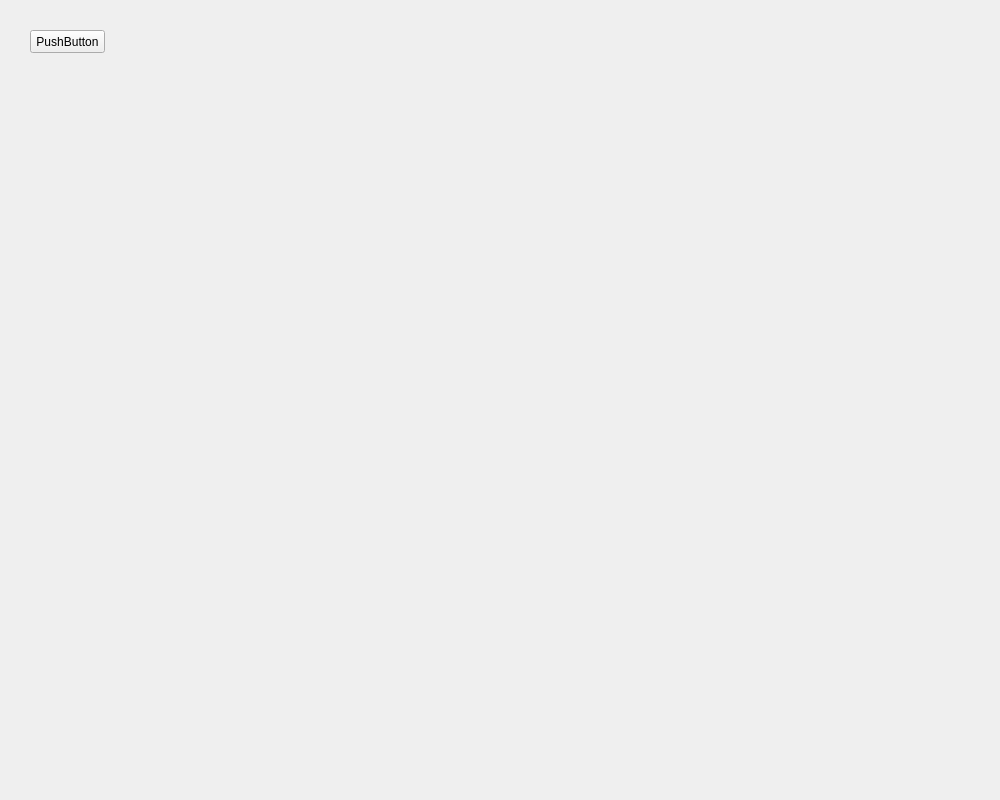
<?xml version="1.0" encoding="UTF-8"?>
<ui version="4.0">
 <class>ChartDemo02Widget</class>
 <widget class="QWidget" name="ChartDemo02Widget">
  <property name="geometry">
   <rect>
    <x>0</x>
    <y>0</y>
    <width>1000</width>
    <height>800</height>
   </rect>
  </property>
  <property name="windowTitle">
   <string>ChartDemo02Widget</string>
  </property>
  <layout class="QGridLayout" name="ChartDemo02WidgetGridLayout">
   <property name="leftMargin">
    <number>0</number>
   </property>
   <property name="topMargin">
    <number>0</number>
   </property>
   <property name="rightMargin">
    <number>0</number>
   </property>
   <property name="bottomMargin">
    <number>0</number>
   </property>
   <property name="spacing">
    <number>10</number>
   </property>
   <item row="0" column="0">
    <widget class="QWidget" name="rootWidget" native="true">
     <layout class="QVBoxLayout" name="verticalLayout" stretch="1,10">
      <property name="spacing">
       <number>10</number>
      </property>
      <property name="leftMargin">
       <number>0</number>
      </property>
      <property name="topMargin">
       <number>0</number>
      </property>
      <property name="rightMargin">
       <number>0</number>
      </property>
      <property name="bottomMargin">
       <number>0</number>
      </property>
      <item>
       <widget class="QWidget" name="topWidget" native="true">
        <widget class="QPushButton" name="pushButton">
         <property name="geometry">
          <rect>
           <x>30</x>
           <y>30</y>
           <width>75</width>
           <height>23</height>
          </rect>
         </property>
         <property name="text">
          <string>PushButton</string>
         </property>
        </widget>
       </widget>
      </item>
      <item>
       <widget class="QWidget" name="bottomWidget" native="true"/>
      </item>
     </layout>
    </widget>
   </item>
  </layout>
 </widget>
 <layoutdefault spacing="6" margin="11"/>
 <resources/>
 <connections/>
</ui>
